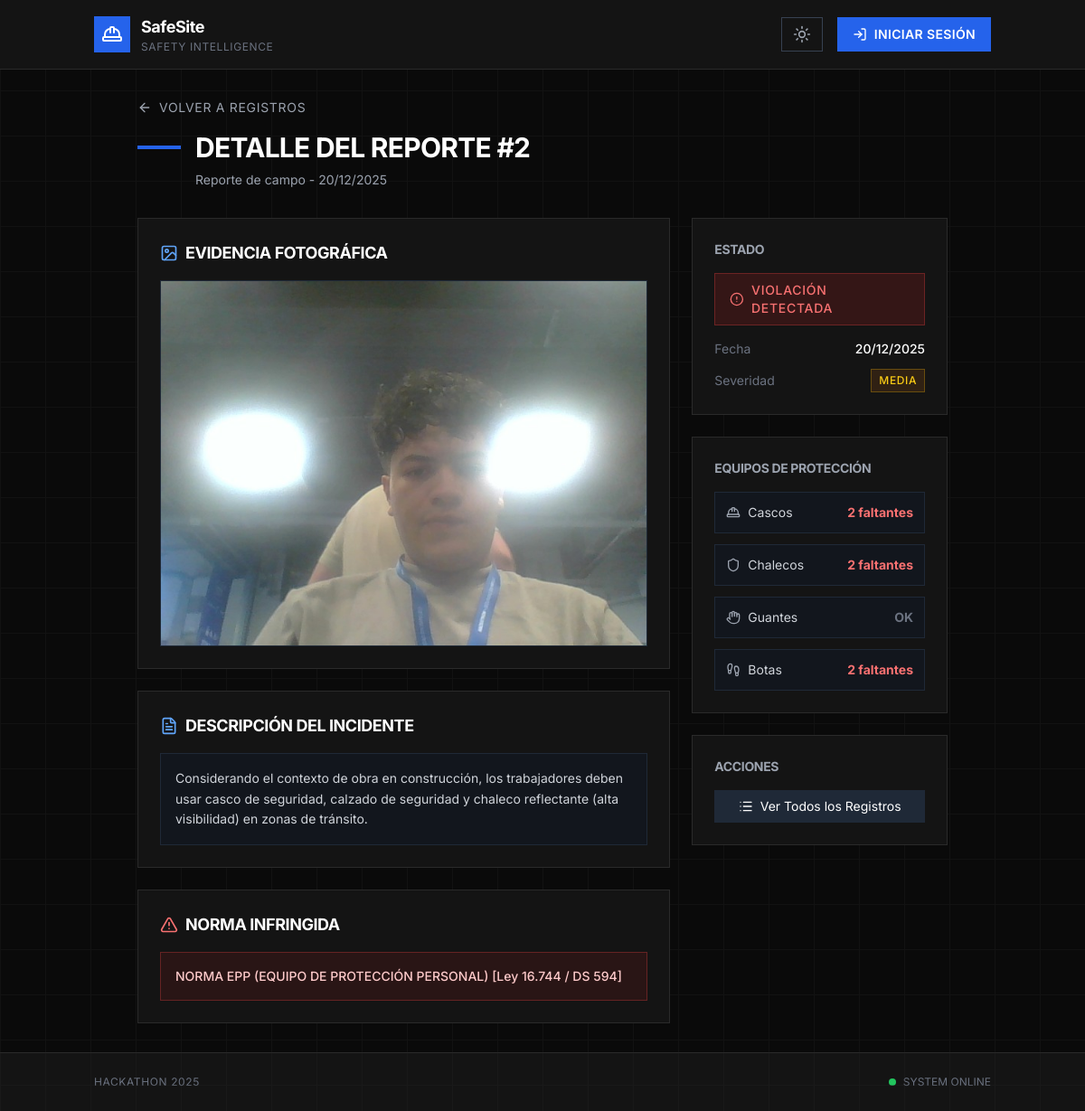
Page /reportes/2/ on the committed database.
### seguridad/models.py (models this page shows, shortened)
class ReporteDeCampo(models.Model):
    id_reporte = models.AutoField(primary_key=True)
    fecha_reporte = models.DateField(default=get_current_date)
    foto_incidente = models.ImageField(upload_to="incidentes/", max_length=500)
    image_check = models.BooleanField(default=False)
    check_estado_norma = models.BooleanField(
        default=False, verbose_name="¿Hay una norma incumplida?"
    )
    norma_infringida = models.CharField(max_length=255, blank=True, null=True)
    descripcion = models.TextField(blank=True, null=True)
    clasificacion = models.CharField(
        max_length=20,
        choices=[
            ("BAJA", "Baja"),
            ("MEDIA", "Media"),
            ("ALTA", "Alta"),
        ],
        default="BAJA",
    )
    casco = models.IntegerField(default=0, verbose_name="Cascos faltantes")
    chaleco = models.IntegerField(default=0, verbose_name="Chalecos faltantes")
    guantes = models.IntegerField(default=0, verbose_name="Guantes faltantes")
    botas = models.IntegerField(default=0, verbose_name="Botas faltantes")

### seguridad/views.py (the view)
# urls.py: path("reportes/<int:pk>/", views.detalle_reporte, name="detalle_reporte"),
def detalle_reporte(request, pk):
    reporte = ReporteDeCampo.objects.get(id_reporte=pk)
    return render(
        request,
        "seguridad/detalle_reporte.html",
        {"reporte": reporte},
    )

### seguridad/templates/seguridad/detalle_reporte.html (shortened to what this page needs)
{% extends 'seguridad/base.html' %}
{% block content %}
<div class="max-w-4xl mx-auto">
    <div class="mb-8">
        <a href="{% url 'lista_registros' %}"
            class="inline-flex items-center gap-2 text-gray-400 hover:text-white mb-4 transition-colors">
            <i data-lucide="arrow-left" class="w-4 h-4"></i>
            <span class="text-sm uppercase tracking-wider">Volver a Registros</span>
        </a>
        <div class="flex items-center gap-4 mb-2">
            <div class="h-1 w-12 bg-blue-600"></div>
            <h2 class="text-3xl font-bold tracking-tight uppercase text-white">
                Detalle del Reporte #{{ reporte.id_reporte }}
            </h2>
        </div>
        <p class="text-gray-400 text-sm ml-16">
            Reporte de campo - {{ reporte.fecha_reporte|date:"d/m/Y" }}
        </p>
    </div>
    <div class="grid grid-cols-1 lg:grid-cols-3 gap-6">
        <div class="lg:col-span-2 space-y-6">
            <div class="boxy-card p-6">
                <h3 class="text-lg font-bold uppercase tracking-tight mb-4 flex items-center gap-2">
                    <i data-lucide="image" class="w-5 h-5 text-blue-400"></i>
                    Evidencia Fotográfica
                </h3>
                {% if reporte.foto_incidente %}
                <div class="bg-gray-900 border border-gray-800 overflow-hidden">
                    <img src="{{ reporte.foto_incidente.url }}"
                         alt="Foto del incidente"
                         class="w-full h-auto">
                </div>
                {% else %}
                <div class="bg-gray-900 border border-gray-800 p-12 text-center">
                    <i data-lucide="image-off" class="w-12 h-12 text-gray-700 mx-auto mb-3"></i>
                    <p class="text-gray-500 text-sm">No hay imagen disponible</p>
                </div>
                {% endif %}
            </div>
            {% if reporte.descripcion %}
            <div class="boxy-card p-6">
                <h3 class="text-lg font-bold uppercase tracking-tight mb-4 flex items-center gap-2">
                    <i data-lucide="file-text" class="w-5 h-5 text-blue-400"></i>
                    Descripción del Incidente
                </h3>
                <div class="bg-gray-900/50 border border-gray-800 p-4">
                    <p class="text-gray-300 text-sm leading-relaxed">{{ reporte.descripcion }}</p>
                </div>
            </div>
            {% endif %}
            {% if reporte.norma_infringida %}
            <div class="boxy-card p-6">
                <h3 class="text-lg font-bold uppercase tracking-tight mb-4 flex items-center gap-2">
                    <i data-lucide="alert-triangle" class="w-5 h-5 text-red-400"></i>
                    Norma Infringida
                </h3>
                <div class="bg-red-900/20 border border-red-500/30 p-4">
                    <p class="text-red-200 text-sm font-medium">{{ reporte.norma_infringida }}</p>
                </div>
            </div>
            {% endif %}
        </div>
        <div class="space-y-6">
            <div class="boxy-card p-6">
                <h3 class="text-sm font-bold uppercase tracking-tight text-gray-400 mb-4">Estado</h3>
                {% if reporte.check_estado_norma %}
                <div class="inline-flex items-center gap-2 px-4 py-2 bg-red-900/30 border border-red-500/30 text-red-400 text-sm font-medium uppercase tracking-wider w-full justify-center mb-4">
                    <i data-lucide="alert-circle" class="w-4 h-4"></i>
                    Violación Detectada
                </div>
                {% else %}
                <div class="inline-flex items-center gap-2 px-4 py-2 bg-green-900/30 border border-green-500/30 text-green-400 text-sm font-medium uppercase tracking-wider w-full justify-center mb-4">
                    <i data-lucide="check-circle" class="w-4 h-4"></i>
                    Conforme
                </div>
                {% endif %}
                <div class="space-y-3">
                    <div class="flex items-center justify-between text-sm">
                        <span class="text-gray-500">Fecha</span>
                        <span class="text-white font-medium">{{ reporte.fecha_reporte|date:"d/m/Y" }}</span>
                    </div>
                    <div class="flex items-center justify-between text-sm">
                        <span class="text-gray-500">Severidad</span>
                        <span class="px-2 py-1
                            {% if reporte.clasificacion == 'ALTA' %}bg-red-900/30 text-red-400 border-red-500/30
                            {% elif reporte.clasificacion == 'MEDIA' %}bg-yellow-900/30 text-yellow-400 border-yellow-500/30
                            {% else %}bg-blue-900/30 text-blue-400 border-blue-500/30{% endif %}
                            border text-xs font-medium uppercase tracking-wider">
                            {{ reporte.clasificacion }}
                        </span>
                    </div>
                </div>
            </div>
            <div class="boxy-card p-6">
                <h3 class="text-sm font-bold uppercase tracking-tight text-gray-400 mb-4">
                    Equipos de Protección
                </h3>
                <div class="space-y-3">
                    <div class="flex items-center justify-between p-3 bg-gray-900/50 border border-gray-800">
                        <div class="flex items-center gap-2">
                            <i data-lucide="hard-hat" class="w-4 h-4 text-gray-400"></i>
                            <span class="text-sm text-gray-300">Cascos</span>
                        </div>
                        <span class="text-sm font-bold {% if reporte.casco > 0 %}text-red-400{% else %}text-gray-500{% endif %}">
                            {% if reporte.casco > 0 %}{{ reporte.casco }} faltante{% if reporte.casco > 1 %}s{% endif %}{% else %}OK{% endif %}
                        </span>
                    </div>
                    <div class="flex items-center justify-between p-3 bg-gray-900/50 border border-gray-800">
                        <div class="flex items-center gap-2">
                            <i data-lucide="shield" class="w-4 h-4 text-gray-400"></i>
                            <span class="text-sm text-gray-300">Chalecos</span>
                        </div>
                        <span class="text-sm font-bold {% if reporte.chaleco > 0 %}text-red-400{% else %}text-gray-500{% endif %}">
                            {% if reporte.chaleco > 0 %}{{ reporte.chaleco }} faltante{% if reporte.chaleco > 1 %}s{% endif %}{% else %}OK{% endif %}
                        </span>
                    </div>
                    <div class="flex items-center justify-between p-3 bg-gray-900/50 border border-gray-800">
                        <div class="flex items-center gap-2">
                            <i data-lucide="hand" class="w-4 h-4 text-gray-400"></i>
                            <span class="text-sm text-gray-300">Guantes</span>
                        </div>
                        <span class="text-sm font-bold {% if reporte.guantes > 0 %}text-red-400{% else %}text-gray-500{% endif %}">
                            {% if reporte.guantes > 0 %}{{ reporte.guantes }} faltante{% if reporte.guantes > 1 %}s{% endif %}{% else %}OK{% endif %}
                        </span>
                    </div>
                    <div class="flex items-center justify-between p-3 bg-gray-900/50 border border-gray-800">
                        <div class="flex items-center gap-2">
                            <i data-lucide="footprints" class="w-4 h-4 text-gray-400"></i>
                            <span class="text-sm text-gray-300">Botas</span>
                        </div>
                        <span class="text-sm font-bold {% if reporte.botas > 0 %}text-red-400{% else %}text-gray-500{% endif %}">
                            {% if reporte.botas > 0 %}{{ reporte.botas }} faltante{% if reporte.botas > 1 %}s{% endif %}{% else %}OK{% endif %}
                        </span>
                    </div>
                </div>
            </div>
            <div class="boxy-card p-6">
                <h3 class="text-sm font-bold uppercase tracking-tight text-gray-400 mb-4">Acciones</h3>
                <div class="space-y-2">
                    <a href="{% url 'lista_registros' %}"
                       class="flex items-center gap-2 px-4 py-2 bg-gray-800 hover:bg-gray-700 text-white text-sm transition-colors w-full justify-center">
                        <i data-lucide="list" class="w-4 h-4"></i>
                        Ver Todos los Registros
                    </a>
                </div>
            </div>
        </div>
    </div>
</div>
{% endblock %}

### seguridad/templates/seguridad/base.html (style rules this page uses)
* { font-family: "Inter", -apple-system, BlinkMacSystemFont, "Segoe UI", sans-serif; }
:root { --bg-primary: #0a0a0a; --bg-secondary: #141414; --bg-tertiary: #1a1a1a; --border-color: #2a2a2a; --text-primary: #ffffff; --text-secondary: #a0a0a0; --accent-primary: #3b82f6; --accent-hover: #2563eb; --success: #10b981; --warning: #f59e0b; --danger: #ef4444; }
body { background: var(--bg-primary); color: var(--text-primary); transition: background-color 0.3s ease, color 0.3s ease; }
.boxy-card { background: var(--bg-secondary); border: 1px solid var(--border-color); border-radius: 0; transition: all 0.2s ease; }

### rows in the picture
ReporteDeCampo: id_reporte "2", fecha_reporte "20/12/2025", foto_incidente (picture), descripcion "Considerando el contexto de obra en construcción, los trabajadores deben usar casco de seguridad, calzado de seguridad y chaleco reflectante (alta visibilidad) en zonas de tránsito.", norma_infringida "NORMA EPP (EQUIPO DE PROTECCIÓN PERSONAL) [Ley 16.744 / DS 594]", clasificacion "MEDIA", casco "2", chaleco "2", botas "2"
